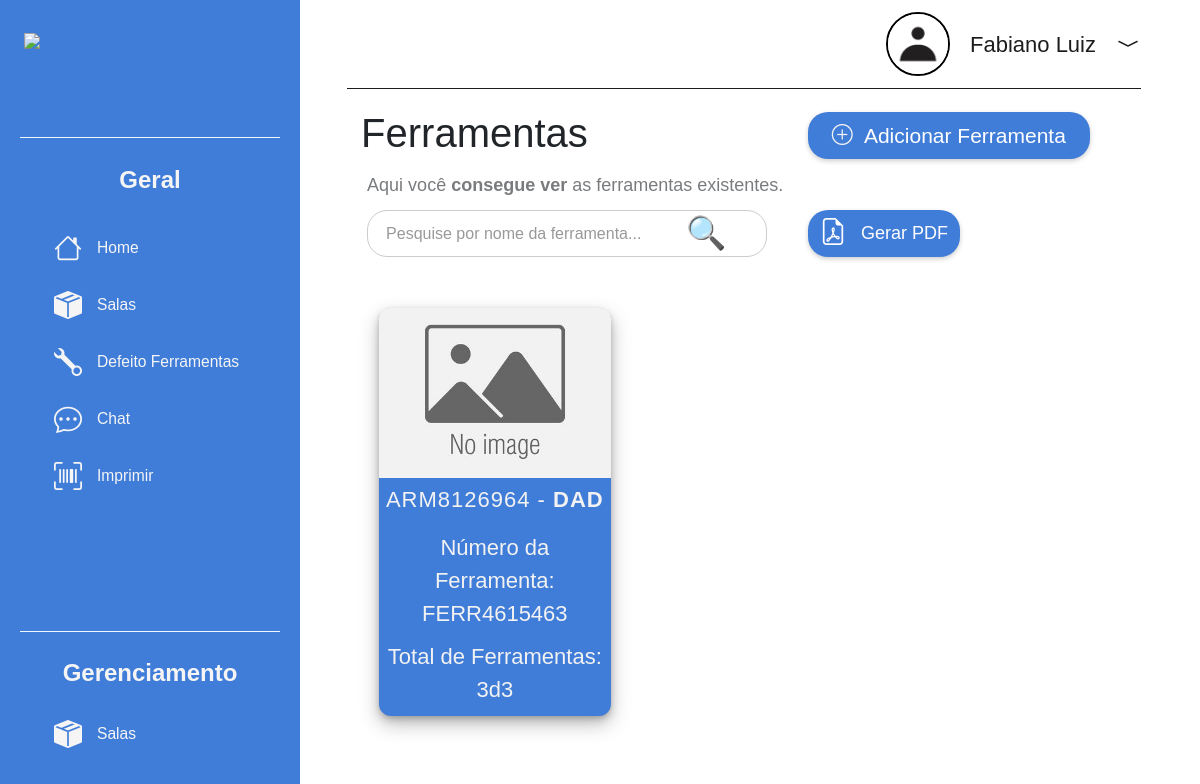
Page /ferramentas/2 (signed in) on the earlier database version.
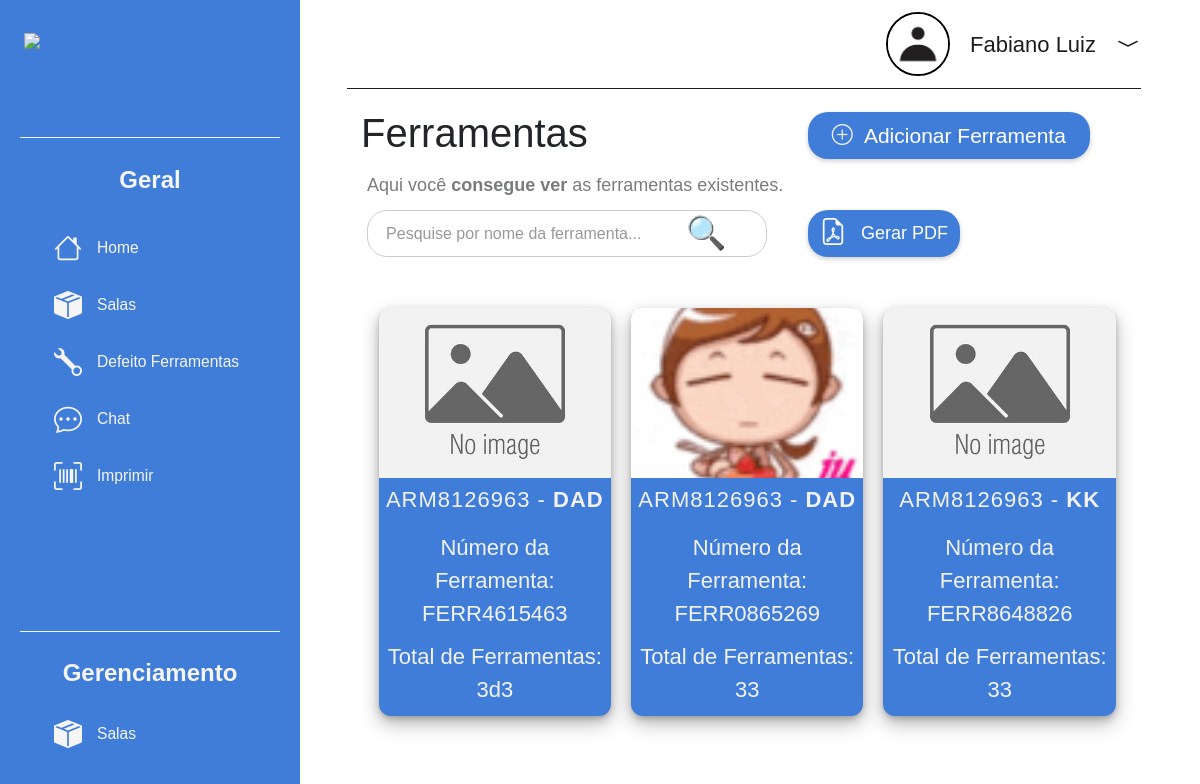
Same page on the later database version.
### app/models.py (models this page shows, shortened)
class Ferramentas(db.Model):
    id_ferramentas = db.Column(db.Integer, primary_key=True)
    nome_ferramenta = db.Column(db.String, nullable=False)
    total_ferramenta = db.Column(db.Integer, nullable=False, default=0)
    foto_ferramenta = db.Column(db.String, nullable=True)
    numero = db.Column(db.String, unique=True, nullable=False)
    armario_id = db.Column(db.Integer, db.ForeignKey('armario.id_armario'), nullable=False)  # Corrigido para 'armario'

class Armario(db.Model):
    id_armario = db.Column(db.Integer, primary_key=True)
    numero = db.Column(db.String, default=1)
    capacidade_ferramentas = db.Column(db.Integer, nullable=False, default=0)
    foto_armario = db.Column(db.String, nullable=True)
    sala_id = db.Column(db.Integer, db.ForeignKey('salas.id_salas'), nullable=False)

### app/views.py (the view, shortened to what this page needs)
@app.route('/ferramentas/<int:armario_id>', methods=['GET', 'POST'])
@login_required
def ferramentas(armario_id):
    armario = Armario.query.get(armario_id)  # Obtém o armário com base no ID
    ferramentas = Ferramentas.query.filter_by(armario_id=armario_id).all()  # Ferramentas associadas ao armário
    form = CadastroFerramenta()
    return render_template('ferramentas3.html', ferramentas=ferramentas, form=form, armario=armario)

### app/forms.py (shortened to what this page needs)
class CadastroFerramenta(FlaskForm):
    nome_ferramenta = StringField("Nome das ferramentas", validators=[DataRequired()])
    total_ferramenta = StringField('Quantas ferramentas tem total', validators=[DataRequired()])
    foto_ferramenta = FileField('Foto do Armario')
    btnSubmit = SubmitField('Cadastrar')

### app/models.py (called while the page is built)
@login_manager.user_loader
def load_user(user_id):
    return User.query.get(user_id)

    def puxar_nome(self):
        return self.nome

    def obter_foto(self):
        if self.foto:
            return url_for('static', filename='uploads/perfil/' + self.foto)
        else:
            return url_for('static', filename='imgs/defaultPeople.png')

### app/views.py (called while the page is built)
@app.context_processor
def inject_user():
    return dict(current_user=current_user)

### app/templates/ferramentas3.html (shortened to what this page needs)
{% extends 'base.html' %}
{% block content %}
{% include 'navbar.html' %}
<main>
    <div class="container">
        <h1 class="main-title">Ferramentas</h1>
        <article class="btns">
            <a href="javascript:void(0)" id="openPopup">
                <div class="btn-geral">
                    <span class="iconSalas"><i class="bi bi-plus-circle"></i></span>
                    <p class="txt-salas">Adicionar Ferramenta</p>
                </div>
            </a>
        </article>
    </div>
    <p class="desc_txt">Aqui você <strong>consegue ver</strong> as ferramentas existentes.</p>
    <div class="search-container">
        <input type="text" id="searchInput" class="search-input" placeholder="Pesquise por nome da ferramenta..." />
        <span class="search-icon">&#x1F50D;</span>
        <button id="generatePdfButton" class="btn-geral">
            <i class="bi bi-file-earmark-pdf"></i>
            Gerar PDF
        </button>
    </div>
    <div class="wrapper_boxs">
        {% for ferramenta in ferramentas %}
        <div class="box">
            <div class="group">
                <img class="image"
                    src="{{ url_for('serve_ferramentas_file', filename=ferramenta.foto_ferramenta) if ferramenta.foto_ferramenta else url_for('static', filename='imgs/defaultImage.jpg') }}" />
                    <div class="txts_wrapper">
                        <p class="text-wrapper">
                            {{ armario.numero }} - <span class="bold-search">{{ ferramenta.nome_ferramenta }}</span>
                        </p>
                        <p class="tool-number">
                            Número da Ferramenta:
                            <span>{{ ferramenta.numero }}</span>
                        </p>
                        <p class="total-de-armarios">
                            Total de Ferramentas:<br />
                            <span>{{ ferramenta.total_ferramenta }}</span>
                        </p>
                    </div>
            </div>
        </div>
        {% endfor %}
    </div>
</main>
{% endblock %}

Differences in the rows shown:
changed Armario: numero "ARM8126964" → "ARM8126963"
added Ferramentas: foto_ferramenta (picture), {{ armario.numero }} "ARM8126963", nome_ferramenta "DAD", numero "FERR0865269", total_ferramenta "33"
added Ferramentas: {{ armario.numero }} "ARM8126963", nome_ferramenta "KK", numero "FERR8648826", total_ferramenta "33"
